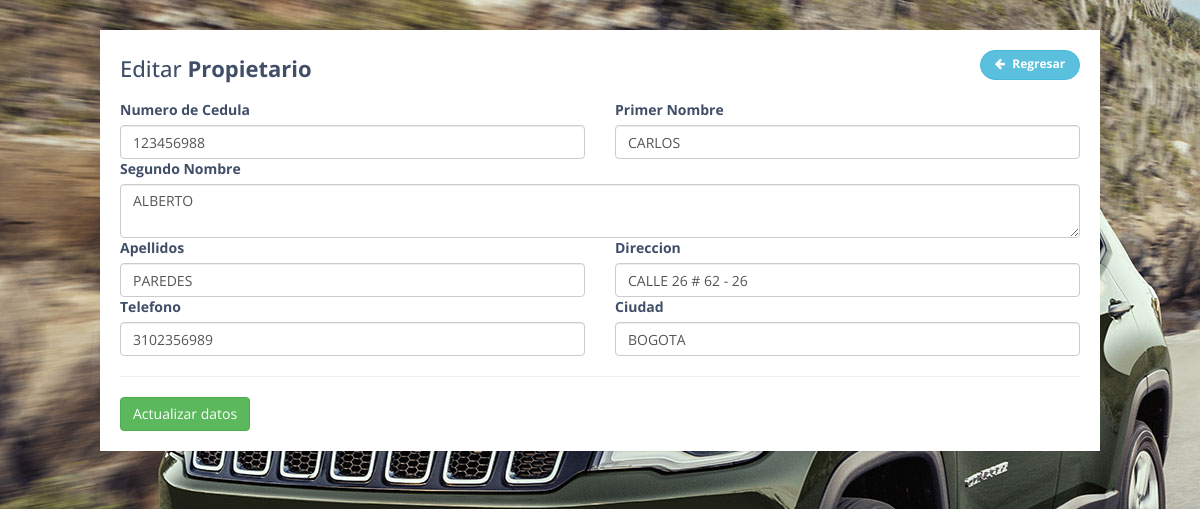
/updatepropietario.php?id=1, run on the app's committed database.
### tables this page shows
CREATE TABLE `propietario` (
  `id` int(11) NOT NULL,
  `numero_cedula` int(20) NOT NULL,
  `primer_nombre` varchar(500) NOT NULL,
  `segundo_nombre` varchar(100) NOT NULL,
  `apellidos` varchar(100) NOT NULL,
  `direccion` varchar(255) NOT NULL,
  `telefono` varchar(255) NOT NULL,
  `ciudad` varchar(255) NOT NULL
);

### databasepropietario.php (called while the page is built, shortened)
<?php
	class Database1{
		private $con;
		private $dbhost="localhost";
		private $dbuser="root";
		private $dbpass="";
		private $dbname="acme";
		public function connect_db(){
			$this->con = mysqli_connect($this->dbhost, $this->dbuser, $this->dbpass, $this->dbname);
		}
		public function single_record($id){
			$sql = "SELECT * FROM propietario where id='$id'";
			$res = mysqli_query($this->con, $sql);
			$return = mysqli_fetch_object($res );
			return $return ;
		}
	}
?>

### updatepropietario.php (the view, shortened to what this page needs)
<?php
	if (isset($_GET['id'])){
		$id=intval($_GET['id']);
	} else {
		header("location:index.php");
	}
?>
<!DOCTYPE html>
<html lang="en">
<head>
<link rel="stylesheet" href="https://maxcdn.bootstrapcdn.com/font-awesome/4.7.0/css/font-awesome.min.css">
<link rel="stylesheet" href="https://maxcdn.bootstrapcdn.com/bootstrap/3.3.7/css/bootstrap.min.css">
<link rel="stylesheet" href="css/custom.css">
</head>
<body>
    <div class="container">
        <div class="table-wrapper">
            <div class="table-title">
                <div class="row">
                    <div class="col-sm-8"><h2>Editar <b>Propietario</b></h2></div>
                    <div class="col-sm-4">
                        <a href="index.php" class="btn btn-info add-new"><i class="fa fa-arrow-left"></i> Regresar</a>
                    </div>
                </div>
            </div>
            <?php
				include ("databasepropietario.php");
				$propietario= new Database1();
					?>
					<?php
				$datos_cliente=$propietario->single_record($id);
			?>
			<div class="row">
				<form method="post">
				<div class="col-md-6">
					<label>Numero de Cedula</label>
					<input type="text" name="numero_cedula" id="numero_cedula" class='form-control' maxlength="100" required  value="<?php echo $datos_cliente->numero_cedula;?>">
				</div>
				<div class="col-md-6">
					<label>Primer Nombre</label>
					<input type="text" name="primer_nombre" id="primer_nombre" class='form-control' maxlength="100" required value="<?php echo $datos_cliente->primer_nombre;?>">
				</div>
				<div class="col-md-12">
					<label>Segundo Nombre</label>
					<textarea  name="segundo_nombre" id="segundo_nombre" class='form-control' maxlength="255" required><?php echo $datos_cliente->segundo_nombre;?></textarea>
				</div>
				<div class="col-md-6">
					<label>Apellidos</label>
					<input type="text" name="apellidos" id="apellidos" class='form-control' maxlength="15" required value="<?php echo $datos_cliente->apellidos;?>">
				</div>
				<div class="col-md-6">
					<label>Direccion</label>
					<input type="text" name="direccion" id="direccion" class='form-control' maxlength="64" required value="<?php echo $datos_cliente->direccion;?>">
				</div>
				<div class="col-md-6">
					<label>Telefono</label>
					<input type="text" name="telefono" id="telefono" class='form-control' maxlength="64" required value="<?php echo $datos_cliente->telefono;?>">
				</div>
				<div class="col-md-6">
					<label>Ciudad</label>
					<input type="text" name="ciudad" id="ciudad" class='form-control' maxlength="64" required value="<?php echo $datos_cliente->ciudad;?>">
				</div>
				<div class="col-md-12 pull-right">
				<hr>
					<button type="submit" class="btn btn-success">Actualizar datos</button>
				</div>
				</form>
			</div>
        </div>
    </div>
</body>
</html>

### custom.css (style rules this page uses)
body { color: #404E67; background: #F5F7FA; font-family: 'Open Sans', sans-serif; background-image: url('../fondo.jpg'); }
.table-wrapper { width: 1000px; margin: 30px auto; background: #fff; padding: 20px; box-shadow: 0 1px 1px rgba(0,0,0,.05); }
.table-title { padding-bottom: 10px; margin: 0 0 10px; }
.table-title h2 { margin: 6px 0 0; font-size: 22px; }
.table-title .add-new { float: right; height: 30px; font-weight: bold; font-size: 12px; text-shadow: none; min-width: 100px; border-radius: 50px; line-height: 13px; }
.table-title .add-new i { margin-right: 4px; }

### data on the page
propietario: numero_cedula "123456988", primer_nombre "CARLOS", segundo_nombre "ALBERTO", apellidos "PAREDES", direccion "CALLE 26 # 62 - 26", telefono "3102356989", ciudad "BOGOTA"
